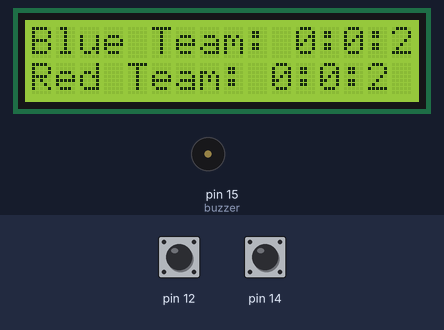
Bench run of a sketch on a simulated Arduino Uno, built with avr-gcc and run on an emulated ATmega328P. On the bench: 16×2 character LCD, buzzer (waves = sounding, pin HIGH). The inputs (shaded band) are chosen by the test bench; at power-on: pin 12 HIGH, pin 14 HIGH.

Above: at 1.2 s.
1.3 s: pin 12 pulled LOW for 1.25 s
At 2.9 s:
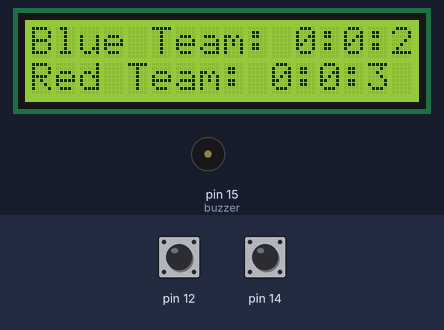
4.6 s: pin 14 pulled LOW for 1.25 s
At 6.0 s:
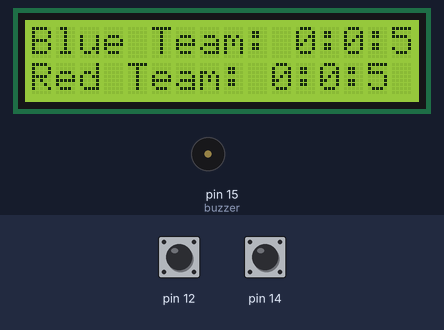
7.7 s: pin 12 pulled LOW for 1.25 s
At 9.1 s:
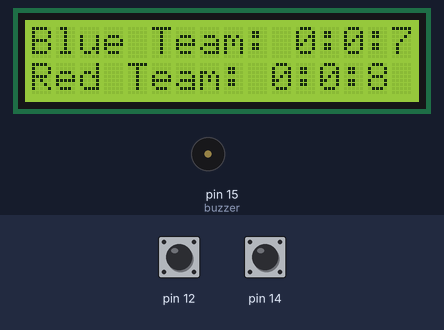
10.8 s: pin 14 pulled LOW for 1.25 s
At 11.7 s:
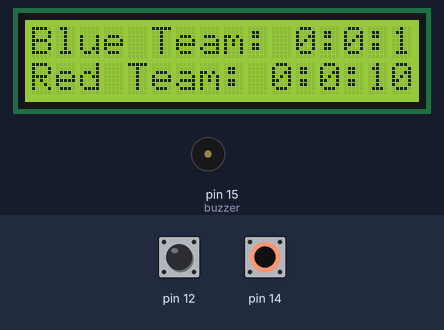
Timing chart, 0 to 13.8 s (numbered marks = the images above; inputs shaded):
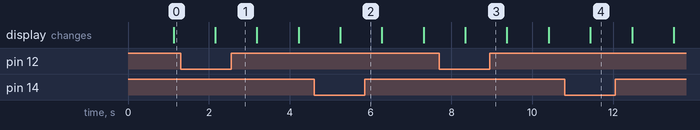

The sketch:

Airsoft_Clock.ino
```cpp
#include <Wire.h>
#include <LiquidCrystal_I2C.h>


// Set the LCD address to 0x27 for a 16 chars and 2 line display
LiquidCrystal_I2C lcd(0x27, 16, 2);
const int buzzer = 15;

unsigned long previousTime = 0;
byte seconds ;
byte minutes ;
byte hours ;
unsigned long previousTime2 = 0;
byte seconds2 ;
byte minutes2 ;
byte hours2 ;
int T1 = 0;
int T2 = 0;

void setup()
{
  // initialize the LCD
  lcd.init();
  // Turn on the blacklight and print a message.
  lcd.backlight();
  pinMode(buzzer, OUTPUT); // Set buzzer
  pinMode(12, INPUT_PULLUP);
  pinMode(14, INPUT_PULLUP);
  lcd.clear();
}

void timer1()
{
  if (millis() >= (previousTime))
  {
    previousTime = previousTime + 1000;  // use 100000 for uS
    seconds = seconds + 1;
    if (seconds == 60)
    {
      seconds = 0;
      minutes = minutes + 1;
      lcd.clear();
      tone(buzzer, 2000, 200);
    }
    if (minutes == 60)
    {
      minutes = 0;
      hours = hours + 1;
    }
    if (hours == 13)
    {
      hours = 1;
    }
  }
}
void timer2()
{
  if (millis() >= (previousTime2))
  {
    previousTime2 = previousTime2 + 1000;  // use 100000 for uS
    seconds2 = seconds2 + 1;
    if (seconds2 == 60)
    {
      seconds2 = 0;
      minutes2 = minutes2 + 1;
      lcd.clear();
      tone(buzzer, 2000, 200);
    }
    if (minutes2 == 60)
    {
      minutes2 = 0;
      hours2 = hours2 + 1;
    }
    if (hours2 == 13)
    {
      hours2 = 1;
    }
  }
}

void loop() {
  int Trigger1 = digitalRead(12);
  int Trigger2 = digitalRead(14);
  if (Trigger1 != 0) {
    timer1();
  }
  if (Trigger2 != 0) {
    timer2();
  }
  lcd.setCursor(0, 1);
  lcd.print("Red Team: ");
  lcd.print (hours2, DEC);
  lcd.print (":");
  lcd.print (minutes2, DEC);
  lcd.print (":");
  lcd.print(seconds2, DEC);
  lcd.setCursor(0, 0);
  lcd.print("Blue Team: ");
  lcd.print (hours, DEC);
  lcd.print (":");
  lcd.print (minutes, DEC);
  lcd.print (":");
  lcd.print(seconds, DEC);
  delay(1000);
}
```
